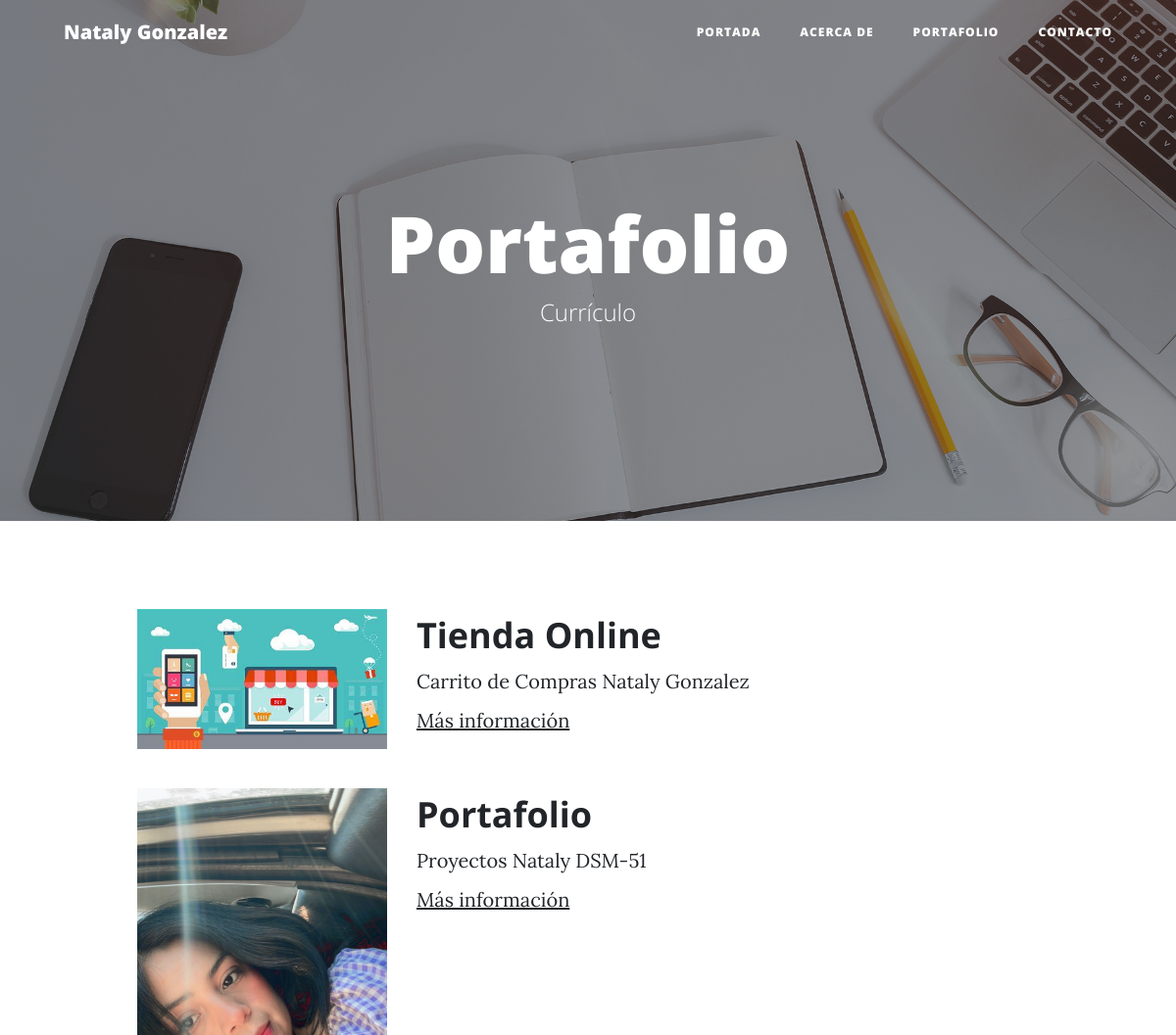
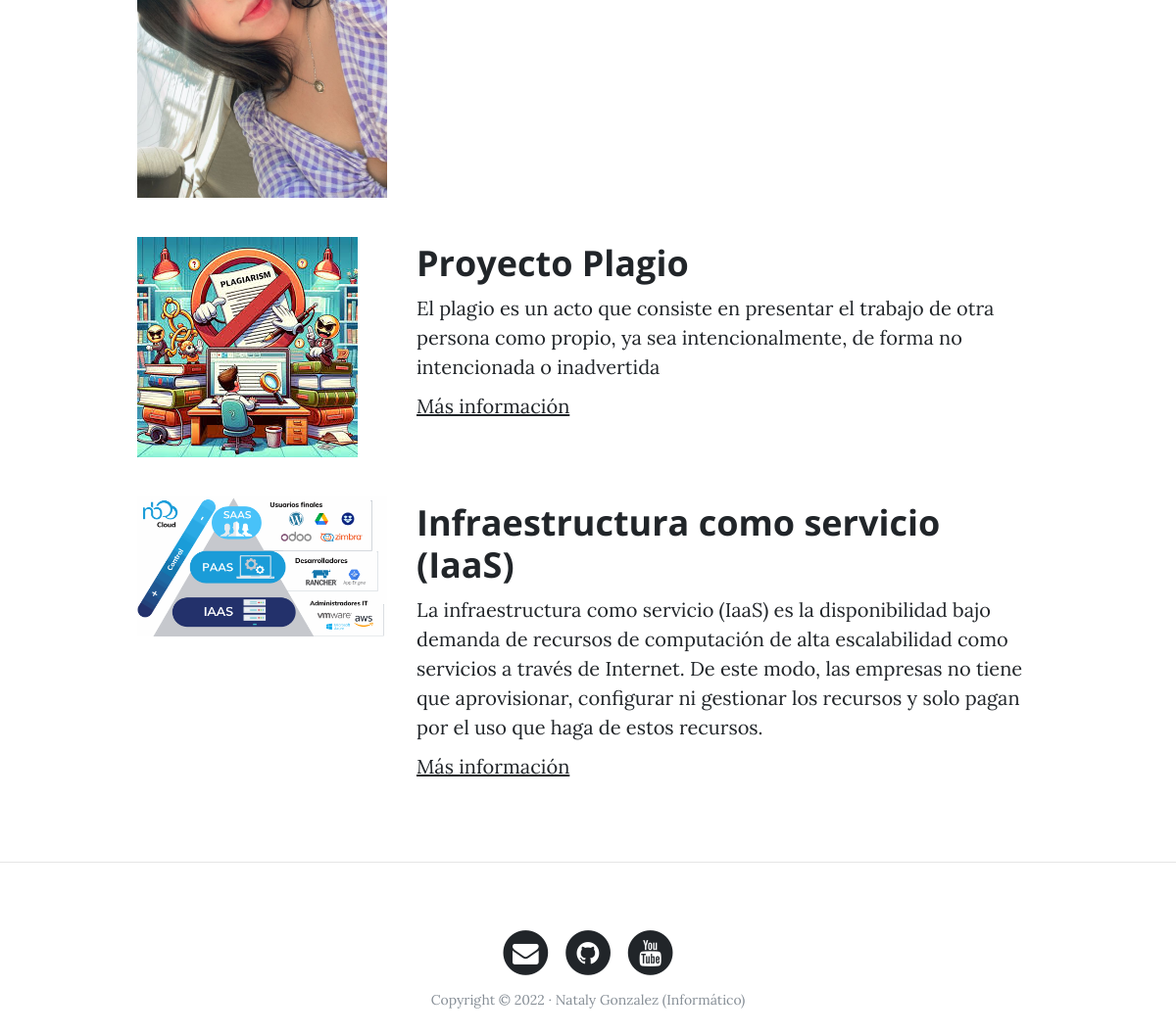
The page /portfolio/ on the database its author committed (2 pictures, top to bottom).
### portfolio/models.py (models this page shows, shortened)
class Project(models.Model):
    title = models.CharField(max_length=200, verbose_name="Título")
    description = models.TextField(verbose_name="Descripción")
    image = models.ImageField(verbose_name="Imagen", upload_to="projects")
    link = models.URLField(verbose_name="Dirección Web", null=True, blank=True)
    created = models.DateTimeField(auto_now_add=True, verbose_name="Fecha de creación")
    updated = models.DateTimeField(auto_now=True, verbose_name="Fecha de edición")
    class Meta:
        verbose_name = "proyecto"
        verbose_name_plural = "proyectos"
        ordering = ["-created"]

### portfolio/views.py (the view)
# urls.py: path('portfolio/', portfolio_views.portfolio, name="portfolio"),
def portfolio(request):
    projects = Project.objects.all()
    return render(request, "portfolio/portfolio.html", {'projects': projects})

### portfolio/templates/portfolio/portfolio.html (shortened to what this page needs)
{% extends 'core/base.html' %}
{% block background %}{% load static %}{% static 'core/img/portfolio-bg.jpg' %}{% endblock %}
{% block headers %}
<h1>Portafolio</h1>
<span class="subheading">Currículo</span>
{% endblock %}
{% block content %}
    {% for project in projects %}
        <div class="row project">
            <div class="col-lg-3 col-md-4 offset-lg-1">
                <img class="img-fluid" src="{{project.image.url}}" alt="">
            </div>
            <div class="col-lg-7 col-md-8">
                <h2 class="section-heading title">{{project.title}}</h2>
                <p>{{project.description}}</p>
                {% if project.link %}
                    <p><a href="{{project.link}}">Más información</a></p>
                {% endif %}
            </div>
        </div>
    {% endfor %}
{% endblock %}

### core/templates/core/base.html (shortened to what this page needs)
<!DOCTYPE html>
<html lang="es">
  <head>
    {% load static %}
    <link href="{% static 'core/vendor/bootstrap/css/bootstrap.min.css' %}" rel="stylesheet">
    <link href="{% static 'core/vendor/font-awesome/css/font-awesome.min.css' %}" rel="stylesheet" type="text/css">
    <link href="{% static 'core/css/clean-blog.min.css' %}" rel="stylesheet">
  </head>
  <body>
    <nav class="navbar navbar-expand-lg navbar-light fixed-top" id="mainNav">
      <div class="container">
        <a class="navbar-brand" href="{% url 'home' %}">Nataly Gonzalez</a>
        <div class="collapse navbar-collapse" id="navbarResponsive">
          <ul class="navbar-nav ml-auto">
            <li class="nav-item">
              <a class="nav-link" href="{% url 'home' %}">Portada</a>
            </li>
            <li class="nav-item">
              <a class="nav-link" href="{% url 'about' %}">Acerca de</a>
            </li>
            <li class="nav-item">
              <a class="nav-link" href="{% url 'portfolio' %}">Portafolio</a>
            </li>
            <li class="nav-item">
              <a class="nav-link" href="{% url 'contact' %}">Contacto</a>
            </li>
          </ul>
        </div>
      </div>
    </nav>
    <header class="masthead" style="background-image: url('{% block background %}{% endblock %}')">
      <div class="overlay"></div>
      <div class="container">
        <div class="row">
          <div class="col-lg-8 col-md-10 mx-auto">
            <div class="site-heading">
              {% block headers %}{% endblock %}
            </div>
          </div>
        </div>
      </div>
    </header>
    <div class="container">
      {% block content %}{% endblock %}
    </div>
    {% if request.path != "/" %}<hr>{% endif %}
    <footer>
      <div class="container">
        <div class="row">
          <div class="col-lg-8 col-md-10 mx-auto">
            <ul class="list-inline text-center">
              <li class="list-inline-item">
                <a href="#">
                  <span class="fa-stack fa-lg">
                    <i class="fa fa-circle fa-stack-2x"></i>
                    <i class="fa fa-envelope fa-stack-1x fa-inverse"></i>
                  </span>
                </a>
              </li>
              <li class="list-inline-item">
                <a href="https://github.com/16NatGc/Ejemplo-con-DjangoNat.git">
                  <span class="fa-stack fa-lg">
                    <i class="fa fa-circle fa-stack-2x"></i>
                    <i class="fa fa-github fa-stack-1x fa-inverse"></i>
                  </span>
                </a>
              </li>
              <li class="list-inline-item">
                <a href="#">
                  <span class="fa-stack fa-lg">
                    <i class="fa fa-circle fa-stack-2x"></i>
                    <i class="fa fa-youtube fa-stack-1x fa-inverse"></i>
                  </span>
                </a>
              </li>
            </ul>
            <p class="copyright text-muted">Copyright &copy; 2022 · Nataly Gonzalez (Informático) </p>
          </div>
        </div>
      </div>
    </footer>
  </body>
</html>

### rows shown on the page
Project: image (picture), title "Tienda Online", description "Carrito de Compras Nataly Gonzalez"
Project: image (picture), title "Portafolio", description "Proyectos Nataly DSM-51"
Project: image (picture), title "Proyecto Plagio", description "El plagio es un acto que consiste en presentar el trabajo de otra persona como propio, ya sea intencionalmente, de forma no intencionada o inadvertida"
Project: image (picture), title "Infraestructura como servicio (IaaS)", description "La infraestructura como servicio (IaaS) es la disponibilidad bajo demanda de recursos de computación de alta escalabilidad como servicios a través de Internet. De este modo, las empresas no tiene que aprovisionar, configurar ni gestionar los recursos y solo pagan por el uso que haga de estos recursos."
